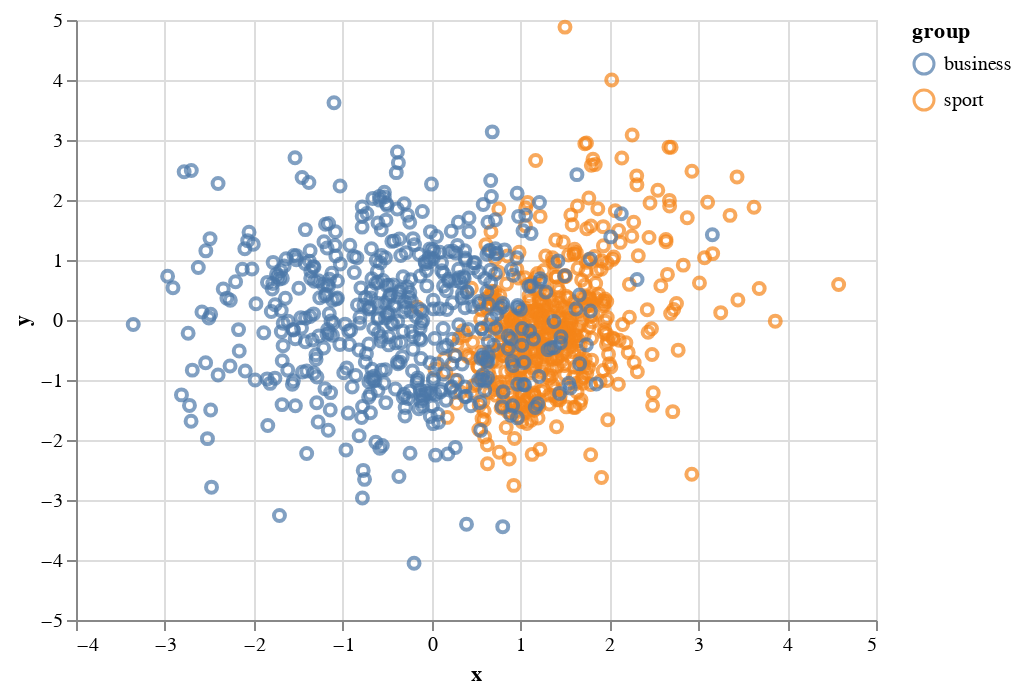

The cell this chart's notebook holds for it:
### Markdown cell above
These results aren't great, but we can see the beginnings of separation. If we look at just two topics it becomes more obvious.

### Code cell
chart = alt.Chart(bbc_2d[bbc_2d["group"].isin(["sport", "business"])]).mark_point().encode(x="x", y="y", color="group")
chart

### Figure 1 — Vega-Lite specification as saved in the notebook (floating-point values rounded to 4 significant figures; data arrays with more than 128 entries replaced by an {"elided": "..."} marker saying what was removed)
{"config": {"view": {"continuousWidth": 400, "continuousHeight": 300}}, "data": {"name": "data-bc317009a883cb629465b5b994556322"}, "mark": "point", "encoding": {"color": {"field": "group", "type": "nominal"}, "x": {"field": "x", "type": "quantitative"}, "y": {"field": "y", "type": "quantitative"}}, "$schema": "https://vega.github.io/schema/vega-lite/v4.17.0.json", "datasets": {"data-bc317009a883cb629465b5b994556322": {"elided": "1021 records"}}}
